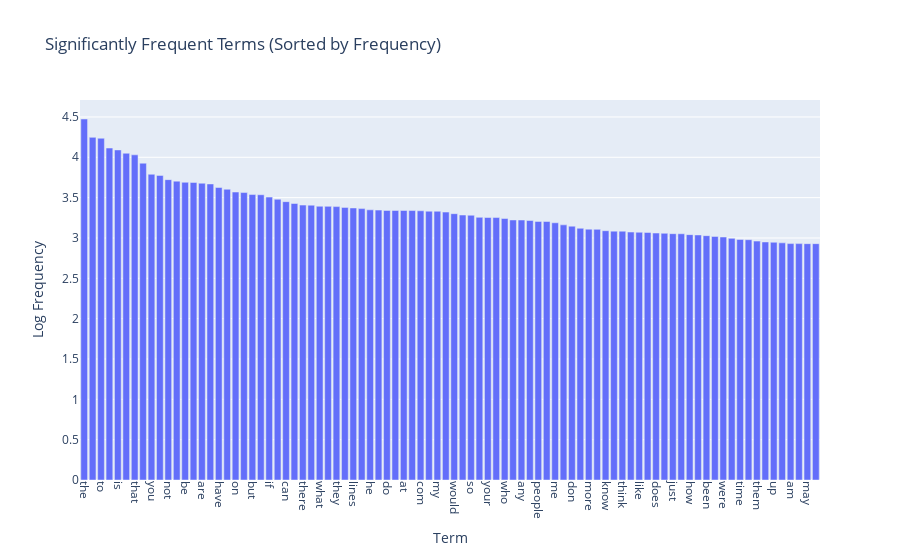

The notebook cell this image was saved under:
### Markdown cell above
**ANS**

### Code cell
fig = px.bar(
    x=sorted_terms,
    y=np.log10(sorted_freqs),
    labels={'x': 'Term', 'y': 'Log Frequency'},
    title='Significantly Frequent Terms (Sorted by Frequency)'
)
fig.update_layout(xaxis_tickangle=90)
fig.show()

### Figure 1 — Plotly figure (JSON) as saved in the notebook; plotly's stock layout.template omitted (floating-point values rounded to 4 significant figures)
{"data": [{"hovertemplate": "Term=%{x}<br>Log Frequency=%{y}<extra></extra>", "legendgroup": "", "marker": {"color": "#636efa", "pattern": {"shape": ""}}, "name": "", "orientation": "v", "showlegend": false, "textposition": "auto", "type": "bar", "x": ["the", "of", "to", "and", "is", "in", "that", "it", "you", "for", "not", "this", "be", "from", "are", "edu", "have", "as", "on", "with", "but", "or", "if", "was", "can", "we", "there", "by", "what", "subject", "they", "an", "lines", "one", "he", "god", "do", "organization", "at", "re", "com", "about", "my", "all", "would", "will", "so", "some", "your", "no", "who", "has", "any", "writes", "people", "which", "me", "article", "don", "his", "more", "other", "know", "when", "think", "their", "like", "university", "does", "out", "just", "only", "how", "also", "been", "than", "were", "then", "time", "because", "them", "posting", "up", "had", "am", "should", "may", "these"], "xaxis": "x", "y": [4.475, 4.247, 4.236, 4.115, 4.091, 4.05, 4.03, 3.927, 3.789, 3.775, 3.723, 3.704, 3.69, 3.688, 3.678, 3.67, 3.625, 3.604, 3.569, 3.563, 3.538, 3.536, 3.506, 3.48, 3.45, 3.427, 3.408, 3.406, 3.393, 3.392, 3.389, 3.379, 3.372, 3.364, 3.349, 3.346, 3.341, 3.341, 3.341, 3.34, 3.337, 3.332, 3.331, 3.321, 3.301, 3.284, 3.281, 3.256, 3.254, 3.253, 3.241, 3.223, 3.222, 3.216, 3.205, 3.204, 3.188, 3.162, 3.146, 3.12, 3.109, 3.107, 3.09, 3.085, 3.084, 3.073, 3.071, 3.068, 3.061, 3.058, 3.053, 3.052, 3.041, 3.037, 3.029, 3.019, 3.012, 2.995, 2.982, 2.979, 2.961, 2.95, 2.947, 2.94, 2.93, 2.93, 2.929, 2.929], "yaxis": "y"}], "layout": {"barmode": "relative", "legend": {"tracegroupgap": 0}, "title": {"text": "Significantly Frequent Terms (Sorted by Frequency)"}, "xaxis": {"anchor": "y", "domain": [0, 1], "tickangle": 90, "title": {"text": "Term"}}, "yaxis": {"anchor": "x", "domain": [0, 1], "title": {"text": "Log Frequency"}}}}
